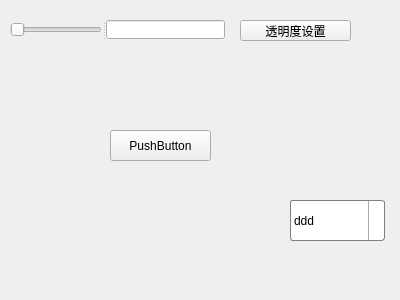
<?xml version="1.0" encoding="UTF-8"?>
<ui version="4.0">
 <class>QssStudy</class>
 <widget class="QWidget" name="QssStudy">
  <property name="geometry">
   <rect>
    <x>0</x>
    <y>0</y>
    <width>400</width>
    <height>300</height>
   </rect>
  </property>
  <property name="windowTitle">
   <string>QssStudy</string>
  </property>
  <widget class="QPushButton" name="qss_tbn1">
   <property name="geometry">
    <rect>
     <x>110</x>
     <y>130</y>
     <width>101</width>
     <height>31</height>
    </rect>
   </property>
   <property name="toolTip">
    <string>&lt;html&gt;&lt;head/&gt;&lt;body&gt;&lt;p&gt;? 这是样式学习示例&lt;/p&gt;&lt;/body&gt;&lt;/html&gt;</string>
   </property>
   <property name="styleSheet">
    <string notr="true">QPushButton[checked=&quot;false&quot;]
{
	color: red; background-color: white
}</string>
   </property>
   <property name="text">
    <string>PushButton</string>
   </property>
  </widget>
  <widget class="QPushButton" name="qss_tbn2">
   <property name="geometry">
    <rect>
     <x>240</x>
     <y>20</y>
     <width>111</width>
     <height>21</height>
    </rect>
   </property>
   <property name="styleSheet">
    <string notr="true">QPushButton {
 	border-image:url(:/resources/images/manufacturing_01.png);
    
}</string>
   </property>
   <property name="text">
    <string>透明度设置</string>
   </property>
  </widget>
  <widget class="QComboBox" name="comboBox">
   <property name="geometry">
    <rect>
     <x>290</x>
     <y>200</y>
     <width>95</width>
     <height>41</height>
    </rect>
   </property>
   <property name="styleSheet">
    <string notr="true">QComboBox {
    border: 1px solid gray;
    border-radius: 3px;
    padding: 1px 18px 1px 3px;
    min-width: 6em;
}

QComboBox:editable {
    background: white;
}

QComboBox:!editable, QComboBox::drop-down:editable {
     background: qlineargradient(x1: 0, y1: 0, x2: 0, y2: 1,
                                 stop: 0 #E1E1E1, stop: 0.4 #DDDDDD,
                                 stop: 0.5 #D8D8D8, stop: 1.0 #D3D3D3);
}

/* QComboBox gets the &quot;on&quot; state when the popup is open */
QComboBox:!editable:on, QComboBox::drop-down:editable:on {
    background: qlineargradient(x1: 0, y1: 0, x2: 0, y2: 1,
                                stop: 0 #D3D3D3, stop: 0.4 #D8D8D8,
                                stop: 0.5 #DDDDDD, stop: 1.0 #E1E1E1);
}

QComboBox:on { /* shift the text when the popup opens */
    padding-top: 3px;
    padding-left: 4px;
}

QComboBox::drop-down {
    subcontrol-origin: padding;
    subcontrol-position: top right;
    width: 15px;

    border-left-width: 1px;
    border-left-color: darkgray;
    border-left-style: solid; /* just a single line */
    border-top-right-radius: 3px; /* same radius as the QComboBox */
    border-bottom-right-radius: 3px;
}

QComboBox::down-arrow {
    image: url(:/resources/images/manufacturing_01.png);
}

QComboBox::down-arrow:on { /* shift the arrow when popup is open */
    top: 1px;
    left: 1px;
}</string>
   </property>
   <item>
    <property name="text">
     <string>ddd</string>
    </property>
   </item>
   <item>
    <property name="text">
     <string>eee</string>
    </property>
   </item>
  </widget>
  <widget class="QSplitter" name="splitter">
   <property name="geometry">
    <rect>
     <x>10</x>
     <y>20</y>
     <width>215</width>
     <height>19</height>
    </rect>
   </property>
   <property name="orientation">
    <enum>Qt::Horizontal</enum>
   </property>
   <widget class="QSlider" name="horizontalSlider">
    <property name="orientation">
     <enum>Qt::Horizontal</enum>
    </property>
   </widget>
   <widget class="QLineEdit" name="slider_text"/>
  </widget>
 </widget>
 <layoutdefault spacing="6" margin="11"/>
 <resources/>
 <connections/>
</ui>
